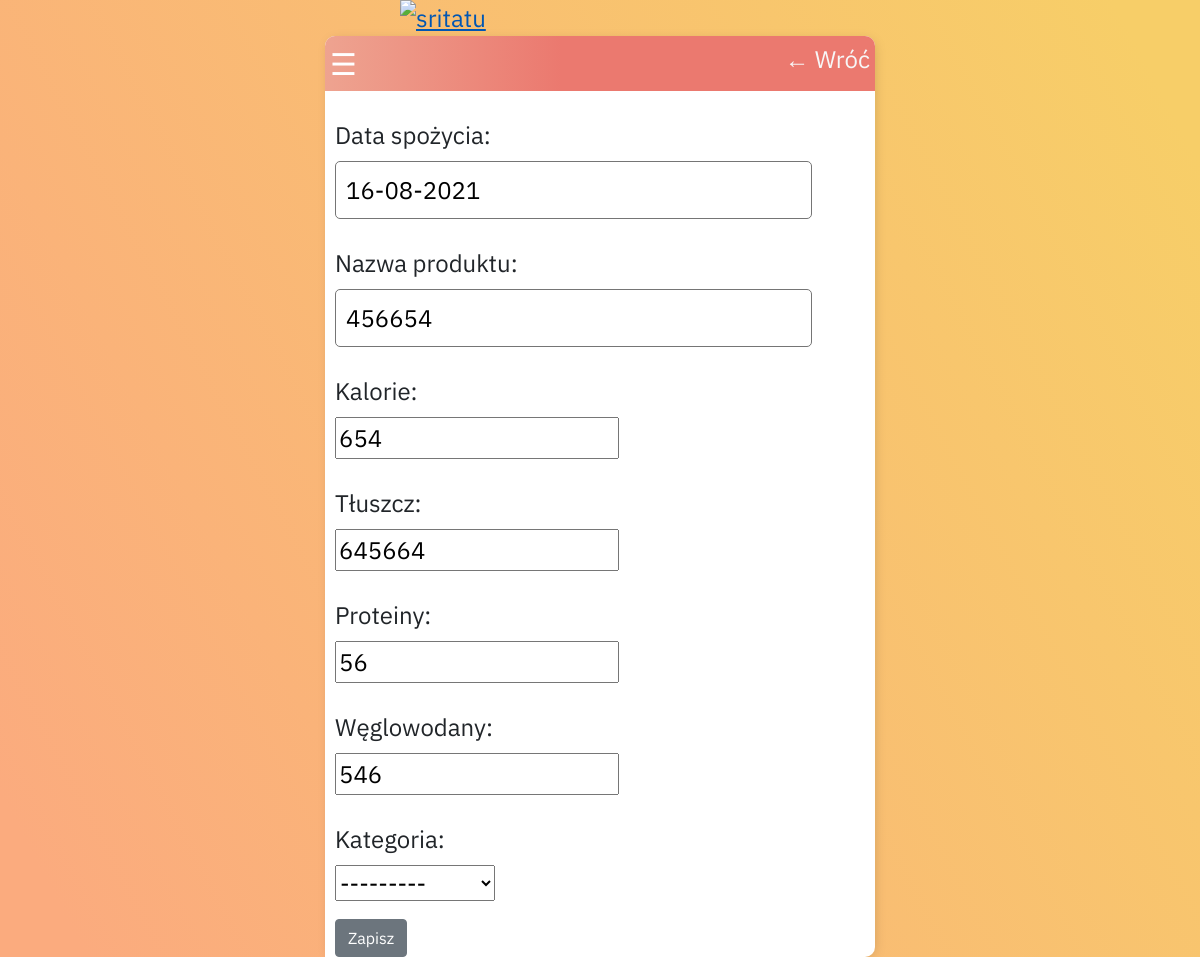
/produkty-edit/23/ (signed in), run on an earlier commit of the app's database.
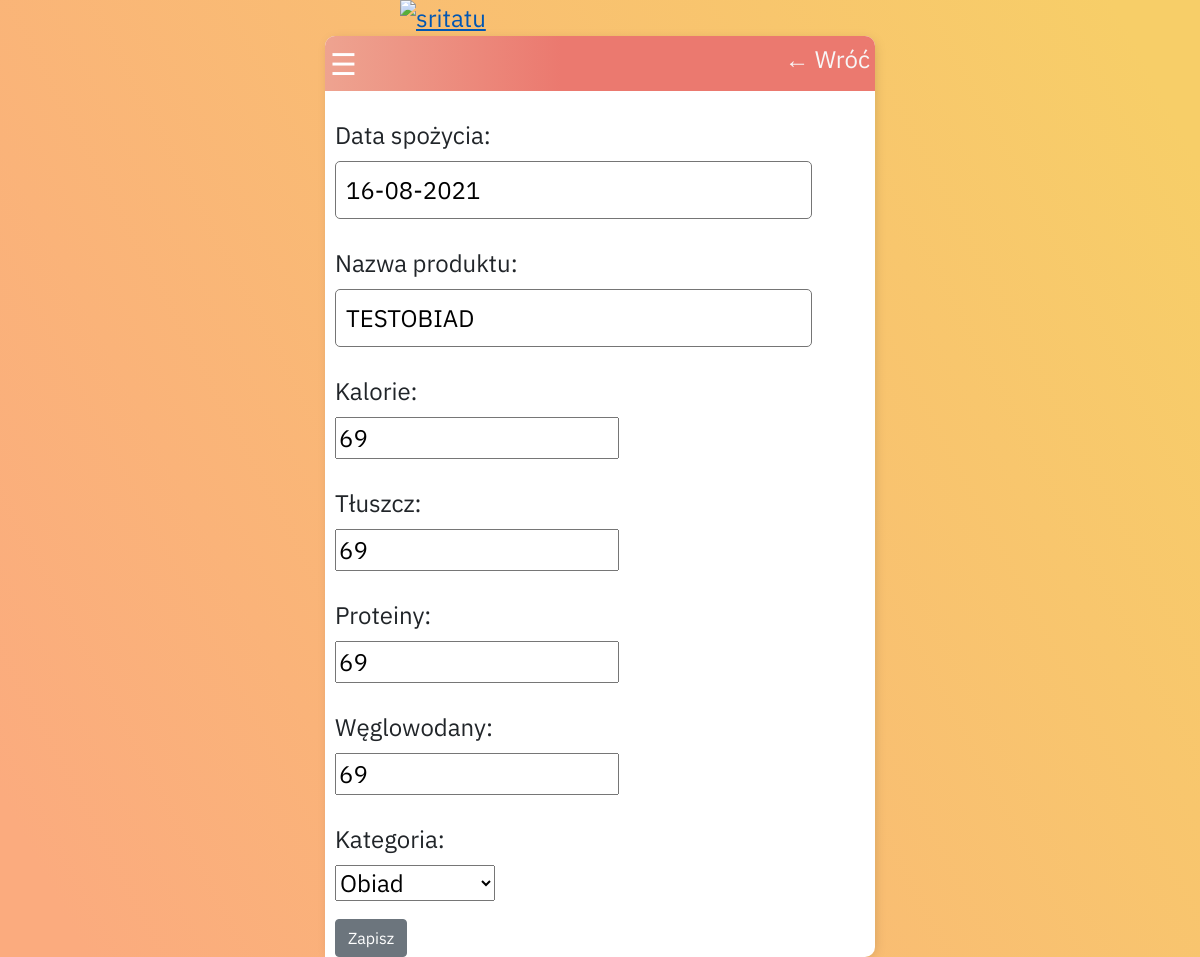
And on a later commit of the database.
### base/models.py (models this page shows, shortened)
class Jedzenie(models.Model):
    Sniadanie = 'S'
    Sniadanie_II = 'S_II'
    Lunch = 'L'
    Obiad = 'O'
    Przekąska = 'P'
    Kolacja = 'K'
    Trening = 'T'
    Woda = 'W '
    CATEGORIES = [
        (Sniadanie, 'Sniadanie'),
        (Sniadanie_II, 'Sniadanie_II'),
        (Lunch, 'Lunch'),
        (Obiad, 'Obiad'),
        (Przekąska, 'Przekąska'),
        (Kolacja, 'Kolacja'),
        (Trening, 'Trening'),
        (Woda, 'Woda'),
    ]
    category = models.CharField(choices=CATEGORIES, max_length=4, verbose_name = "Kategoria")
    date = models.DateTimeField(auto_now_add=False,default=datetime.datetime.now())
    name = models.CharField(max_length=100, null=True, verbose_name = "Nazwa produktu")
    total_calories = models.IntegerField(verbose_name = "Kalorie")
    fat = models.IntegerField(verbose_name = "Tłuszcz")
    protein = models.IntegerField(verbose_name = "Proteiny")
    carbs = models.IntegerField(verbose_name = "Węglowodany")
    date_eaten = models.DateField(default=timezone.now,verbose_name = "Data spożycia")
    author = models.ForeignKey(User,on_delete=models.CASCADE)

### base/views.py (the view)
# urls.py: path('produkty-edit/<int:pk>/', Edytujca_produktow.as_view(), name='produkty-edit'),
class Edytujca_produktow(LoginRequiredMixin, UserPassesTestMixin, UpdateView):
    model = Jedzenie
    template_name = 'base/produkty-edit.html'
    fields = ['date_eaten', 'name', 'total_calories', 'fat', 'protein', 'carbs', 'category']
    success_url = reverse_lazy('produkty_list')
    def test_func(self):
        post = self.get_object()
        if self.request.user == post.author:
            return True
        return False

### base/templates/base/produkty-edit.html (shortened to what this page needs)
{% extends 'base/main.html' %}
{% block content %}
<div class="container">
    <div class="header-bar">
            <span style="font-size:30px;cursor:pointer;" onclick="openNav()">&#9776;</span>
            <a href="{% url 'produkty_list' %}">&#8592; Wróć</a>
        </div>
    <form class="Form_class" method="POST" enctype="multipart/form-data" >
        {{ form.as_p }}
        <button class="btn btn-secondary" > Zapisz </button>
    </form>
</div>
{% endblock content %}

What changed in the data, as far as the page shows it:
changed Jedzenie: name "456654" → "TESTOBIAD"; total_calories "654" → "69"; fat "645664" → "69"; protein "56" → "69"; carbs "546" → "69"; category "---------" → "Obiad"
